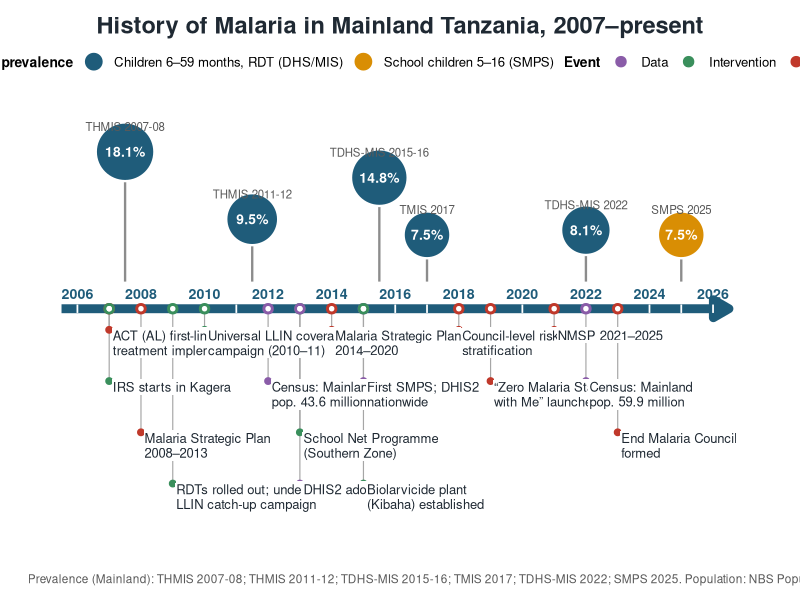
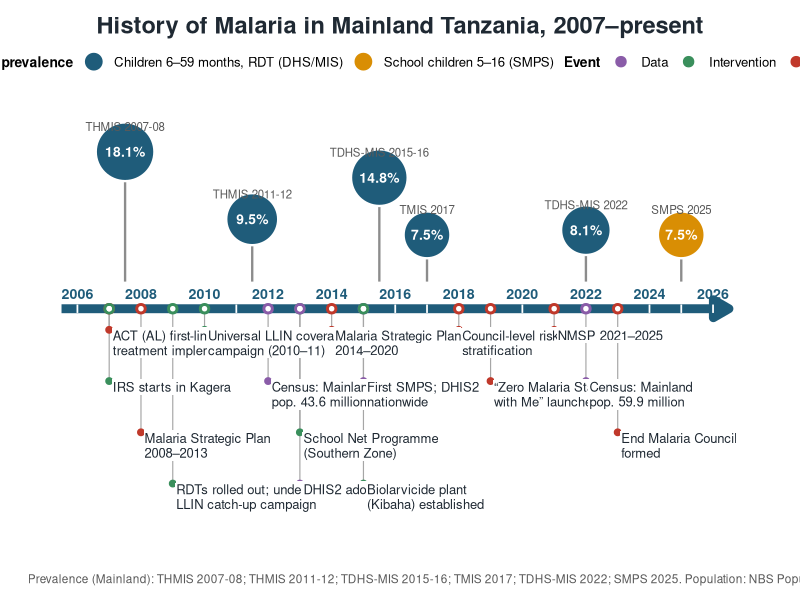

These figures' R source, in order:
# ---------------------------------------------------------------------------
#  HISTORY OF MALARIA IN MAINLAND TANZANIA (2006 - present)

# ---------------------------------------------------------------------------

library(ggplot2)

## ---- 0. OUTPUT ------------------------------------------------------------
out_dir <- "D:/TZ profile/Updating_CountryProfiles/TZA/Images"


## ---- 1. DATA  ----------------------------------------------------

prev <- data.frame(
  x      = c(2007.5, 2011.5, 2015.5, 2017, 2022, 2025),
  value  = c(18.1,   9.5,    14.8,   7.5,  8.1,  7.5),
  group  = c("U5",   "U5",   "U5",   "U5", "U5", "SAC"),
  survey = c("THMIS 2007-08", "THMIS 2011-12", "TDHS-MIS 2015-16",
             "TMIS 2017", "TDHS-MIS 2022", "SMPS 2025"),
  stringsAsFactors = FALSE
)

# 1b. Events: 
events <- data.frame(
  year = c(2007, 2007, 2008, 2009, 2010, 2013, 2013, 2014, 2015, 2015,
           2018, 2019, 2021, 2023,2012, 2022),
  text = c("ACT (AL) first-line\ntreatment implemented",
           "IRS starts in Kagera",
           "Malaria Strategic Plan\n2008\u20132013",
           "RDTs rolled out; under-5\nLLIN catch-up campaign",
           "Universal LLIN coverage\ncampaign (2010\u201311)",
           "School Net Programme\n(Southern Zone)",
           "DHIS2 adopted",
           "Malaria Strategic Plan\n2014\u20132020",
           "First SMPS; DHIS2\nnationwide",
           "Biolarvicide plant\n(Kibaha) established",
           "Council-level risk\nstratification",
           "\u201cZero Malaria Starts\nwith Me\u201d launched",
           "NMSP 2021\u20132025",
           "End Malaria Council\nformed",
           "Census: Mainland\npop. 43.6 million",
           "Census: Mainland\npop. 59.9 million"),
  type = c("Policy", "Intervention", "Policy", "Intervention", "Intervention",
           "Intervention", "Data", "Policy", "Data", "Intervention",
           "Policy", "Policy", "Policy", "Policy", "Data", "Data"),
  stringsAsFactors = FALSE
)

## ---- 2. STYLE -----------------------------------------------------------------
NAVY  <- "#1F5C7A"; AMBER <- "#D98E04"; INK <- "#1F2933"
TYPE_COL <- c(Policy = "#C0392B", Intervention = "#3A8F5C", Data = "#8A5CA8")
X_MIN <- 2005.5; X_MAX <- 2026.5
STEM0  <- 0.25     # stems start this far above the axis
STEM_K <- 0.13     # stem height per 1% prevalence
CHAR_W <- 0.13     # approx. width of one character, in years (for lane packing)
LANE_H <- 0.85     # vertical distance between event lanes

## ---- 3. LAYOUT (no need to edit below) ----------------------------------------
prev$ytop <- STEM0 + prev$value * STEM_K
prev$lab  <- paste0(prev$value, "%")

# pack events into lanes
events <- events[order(events$year), ]
longest <- sapply(strsplit(events$text, "\n"), function(s) max(nchar(s)))
events$x_end <- events$year + 0.15 + longest * CHAR_W
lane_end <- numeric(0)
events$lane <- NA
for (i in seq_len(nrow(events))) {
  free <- which(lane_end < events$year[i] - 0.05)
  if (length(free) == 0) { lane_end <- c(lane_end, -Inf); free <- length(lane_end) }
  events$lane[i] <- free[1]
  lane_end[free[1]] <- events$x_end[i]
}
events$y <- -0.55 - (events$lane - 1) * LANE_H

ticks <- data.frame(x = seq(2006, 2026, 1))
ticks$lab <- ifelse(ticks$x %% 2 == 0, ticks$x, "")

## ---- 4. PLOT -------------------------------------------------------------------
p <- ggplot() +
  # time axis
  annotate("segment", x = X_MIN, xend = X_MAX, y = 0, yend = 0,
           colour = NAVY, linewidth = 3, lineend = "butt",
           arrow = arrow(length = unit(0.18, "inches"), type = "closed")) +
  geom_segment(data = ticks, aes(x = x, xend = x, y = -0.07, yend = 0.07),
               colour = "white", linewidth = 0.6) +
  geom_text(data = ticks, aes(x = x, y = 0.16, label = lab),
            size = 3.6, fontface = "bold", colour = NAVY, vjust = 0) +
  # prevalence
  geom_segment(data = prev, aes(x = x, xend = x, y = 0.45, yend = ytop),
               colour = "grey55", linewidth = 0.8) +
  geom_point(data = prev, aes(x = x, y = ytop, fill = group, size = value),
             shape = 21, colour = "white", stroke = 1.2) +
  geom_text(data = prev, aes(x = x, y = ytop, label = lab),
            colour = "white", fontface = "bold", size = 3.5) +
  geom_text(data = prev, aes(x = x, y = ytop + 0.42, label = survey),
            colour = "grey35", size = 2.9) +
  # events: leader line, dot on the axis, text card
  geom_segment(data = events, aes(x = year, xend = year, y = -0.08, yend = y + 0.2),
               colour = "grey65", linewidth = 0.4) +
  geom_point(data = events, aes(x = year, y = 0, colour = type), size = 3.2) +
  geom_point(data = events, aes(x = year, y = 0), colour = "white", size = 1.2) +
  geom_point(data = events, aes(x = year, y = y + 0.2, colour = type), size = 2) +
    # white label background hides any leader line passing behind the text
  geom_label(data = events, aes(x = year + 0.08, y = y + 0.24, label = text),
             hjust = 0, vjust = 1, size = 3.3, colour = INK, lineheight = 0.95,
             fill = "white", label.size = 0, label.padding = unit(0.08, "lines")) +
  # scales
  scale_fill_manual(values = c(U5 = NAVY, SAC = AMBER), breaks = c("U5", "SAC"),
                    labels = c("Children 6\u201359 months, RDT (DHS/MIS)",
                               "School children 5\u201316 (SMPS)"),
                    name = "Malaria prevalence") +
  scale_colour_manual(values = TYPE_COL, name = "Event") +
  scale_size_continuous(range = c(15, 19), guide = "none") +
  guides(fill = guide_legend(order = 1, override.aes = list(size = 6)),
         colour = guide_legend(order = 2)) +
  coord_cartesian(xlim = c(X_MIN, X_MAX + 0.3),
                  ylim = c(min(events$y) - 0.8, max(prev$ytop) + 0.8),
                  clip = "off") +
  labs(title = "History of Malaria in Mainland Tanzania, 2007\u2013present",
       caption = paste0("Prevalence (Mainland): ", paste(prev$survey, collapse = "; "),
                        ". Population: NBS Population and Housing Census 2012, 2022. Events: NMCP/NMSP documents and published literature.")) +
  theme_void(base_size = 12) +
  theme(plot.title      = element_text(face = "bold", size = 17, hjust = 0.5,
                                       colour = INK, margin = margin(b = 8)),
        plot.caption    = element_text(size = 8.5, colour = "grey35", hjust = 0),
        legend.position = "top",
        legend.box      = "horizontal",
        legend.title    = element_text(face = "bold", size = 10),
        legend.text     = element_text(size = 9.5),
        plot.background = element_rect(fill = "white", colour = NA),
        plot.margin     = margin(12, 20, 10, 20))

## ---- 5. SAVE -------------------------------------------------------------------
W <- 14; H <- 7.5
ggsave(file.path(out_dir, "tza_timeline.png"), p, width = W, height = H, dpi = 300, bg = "white")
ggsave(file.path(out_dir, "tza_timeline.pdf"), p, width = W, height = H, bg = "white",
       device = cairo_pdf)
cat("wrote tza_timeline.png / .pdf to", out_dir, "\n")
